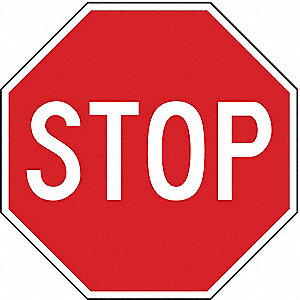
#> input picture matchingOcclusion/data/stopSignSample.jpg, 300 x 300 px
$ jupyter execute epi.ipynb   (Python 2 division)
#> lines starting #> are read from the running program, lines starting #| are printed output that depends on the picture; long printed decimals are rounded
[cell 1]
import numpy as np
import cv2 as cv
from matplotlib import pyplot as plt

MIN_MATCH_COUNT = 4

[cell 2]
img1 = cv.imread('data/stopSignSample.jpg',cv.IMREAD_GRAYSCALE)          # queryImage
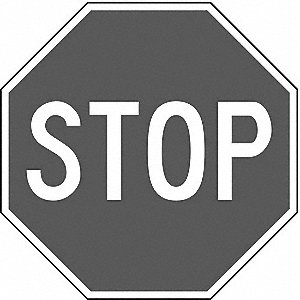
#> img1: shape (300, 300); min 0, max 255, mean 146.5
img2 = cv.imread('data/stopSignSample2.jpg',cv.IMREAD_GRAYSCALE) # trainImage
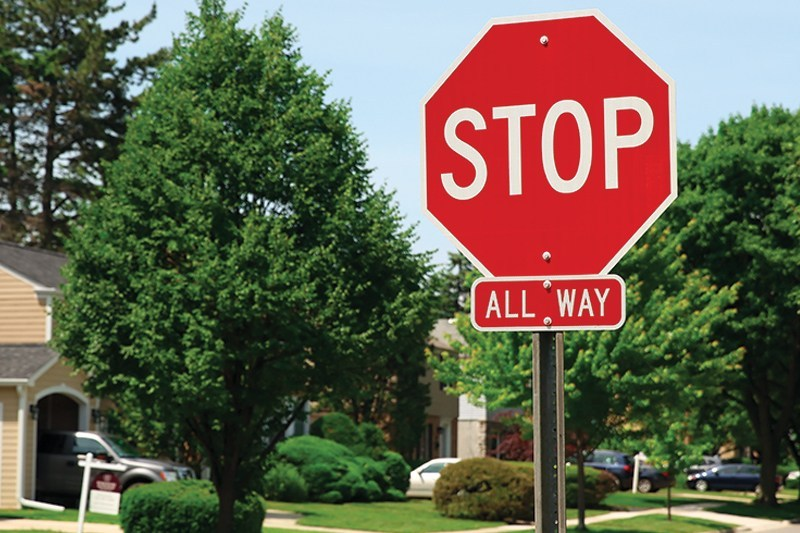
#> input picture matchingOcclusion/data/stopSignSample2.jpg, 800 x 533 px
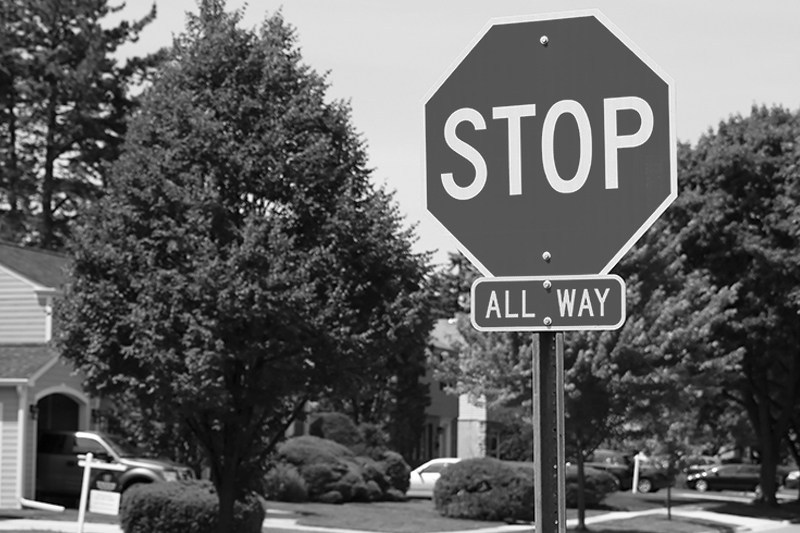
#> img2: shape (533, 800); min 0, max 255, mean 96.1
sift = cv.xfeatures2d.SIFT_create()
kp1, des1 = sift.detectAndCompute(img1,None)
#> kp1 = 63 keypoints; strongest (x, y, size): (244, 129, 15.8), (225, 191, 10.9), (114, 191, 11), (34, 178, 10.5)
kp2, des2 = sift.detectAndCompute(img2,None)
#> kp2 = 7509 keypoints; strongest (x, y, size): (241, 211, 3), (250, 197, 4.2), (258, 202, 2.8), (697, 476, 2.9)

FLANN_INDEX_KDTREE = 0
index_params = dict(algorithm = FLANN_INDEX_KDTREE, trees = 5)
search_params = dict(checks = 50)

flann = cv.FlannBasedMatcher(index_params, search_params)

matches = flann.knnMatch(des1,des2,k=2)
#> matches = 63 matches

# store all the good matches as per Lowe's ratio test.
good = []
for m,n in matches:
    if m.distance < 0.7*n.distance:
        good.append(m)
#> this loop made 63 passes
#> after the loop, good = 22 matches

[cell 3]
if len(good)>MIN_MATCH_COUNT:
    src_pts = np.float32([ kp1[m.queryIdx].pt for m in good ]).reshape(-1,1,2)
#> src_pts = 22 rows, first 8: [34.01, 177.6], [54.09, 172.3], [54.72, 124.9], [71.95, 118.3], [82.27, 110.9], [87.6, 139], [87.6, 139], [96.03, 108.1]
    dst_pts = np.float32([ kp2[m.trainIdx].pt for m in good ]).reshape(-1,1,2)
#> dst_pts = 22 rows, first 8: [447.1, 179.8], [464.7, 130.6], [464.7, 130.6], [479.3, 123.4], [487, 115.2], [491.3, 141.5], [491.3, 141.5], [498.3, 112.4]

    M, mask = cv.findHomography(src_pts, dst_pts, cv.RANSAC,5.0)
#> M = [[0.721, 0.00665, 418.1], [-0.0895, 0.9, 21.1], [-0.000208, -9.95e-06, 1]]; mask = 22 values, max 1 at index 0, min 0 at index 1, mean 0.955
    matchesMask = mask.ravel().tolist()
#> matchesMask = [1, 0, 1, 1, 1, 1, 1, 1, 1, 1, 1, 1, 1, 1, 1, 1, 1, 1, 1, 1, 1, 1]

    print(M)
#| [[ 7.20723393e-01  6.65187298e-03  4.18107858e+02]
#|  [-8.94527525e-02  9.00057958e-01  2.10951949e+01]
#|  [-2.08378158e-04 -9.94771149e-06  1.00000000e+00]]

    h,w = img1.shape
#> h = 300; w = 300
    pts = np.float32([ [0,0],[0,h-1],[w-1,h-1],[w-1,0] ]).reshape(-1,1,2)
#> pts = [[0, 0], [0, 299], [299, 299], [299, 0]]
    dst = cv.perspectiveTransform(pts,M)
#> dst = [[418.1, 21.1], [421.4, 291.1], [680, 281.9], [675.7, -6.03]]

#     img2 = cv.polylines(img2,[np.int32(dst)],True,255,3, cv.LINE_AA)

else:
    print "Not enough matches are found - %d/%d" % (len(good),MIN_MATCH_COUNT)
    matchesMask = None

[cell 4]
draw_params = dict(matchColor = (0,255,0), # draw matches in green color
                   singlePointColor = None,
                   matchesMask = matchesMask, # draw only inliers
                   flags = 2)
#> draw_params = 4 items

img3 = cv.drawMatches(img1,kp1,img2,kp2,good,None,**draw_params)
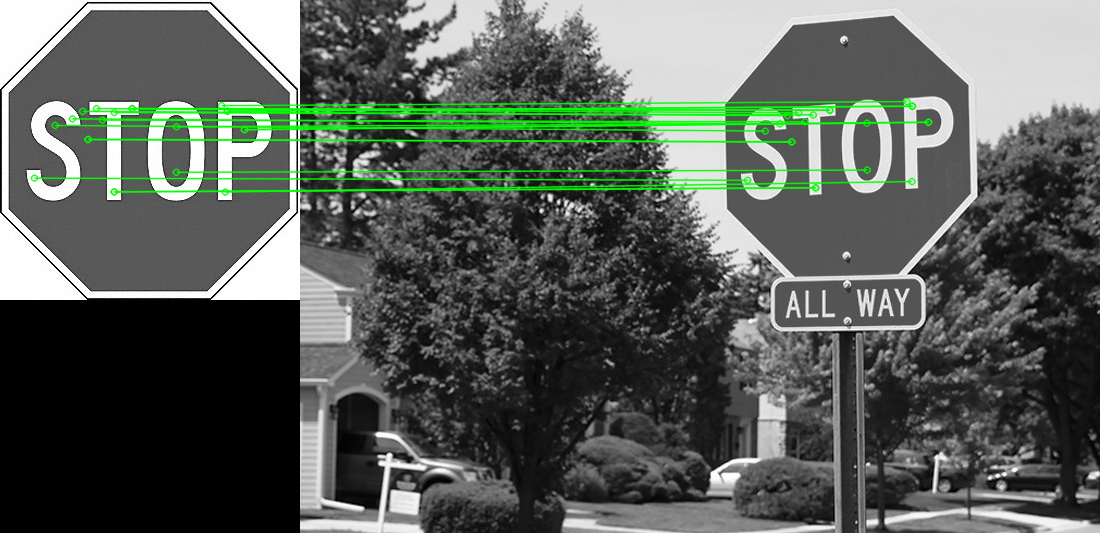
#> img3: shape (533, 1100, 3); mean of channels 0, 1, 2 89.3, 95.8, 89.3; drawn as B, G, R

plt.imshow(img3, 'gray'),plt.show()

[cell 5]
points = []
points.append(np.asarray([150,250,1]))
points.append(np.asarray([200,250,1]))
points.append(np.asarray([200,200,1]))
points.append(np.asarray([150,200,1]))
plt.figure(0)
plt.imshow(img1)
for point in points:
    print(point)
    plt.plot(point[0],point[1], 'o', color="white");
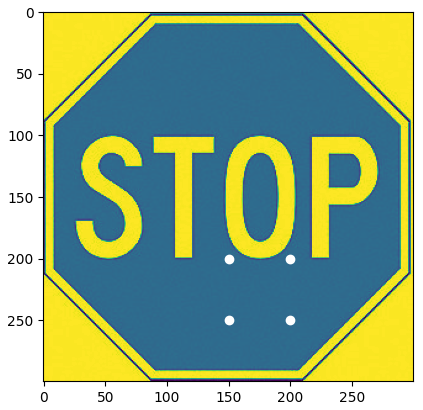
#> figure drawn by matplotlib, 1 panel

[cell 6]
transposedPoints = []

for point in points:
    transposedPoints.append(np.dot(M,point.transpose()))
#> after the loop, transposedPoints = [[527.9, 232.7, 0.966], [563.9, 228.2, 0.956], [563.6, 183.2, 0.956], [527.5, 187.7, 0.967]]

print(transposedPoints)
#| [array([527.879, 232.692 ,   0.9663]), array([563.916, 228.219,   0.9558]), array([563.583, 183.216  ,   0.9563]), array([527.547 , 187.689,   0.9668])]

[cell 7]
plt.figure(1)
plt.imshow(img2)
for point in transposedPoints:
    print(point)
    plt.plot(point[0],point[1], 'o', color="white");
#> this loop made 4 passes
#| [527.879 232.692    0.9663]
#| [563.916 228.219   0.9558]
#| [563.583 183.216     0.9563]
#| [527.547  187.689   0.9668]
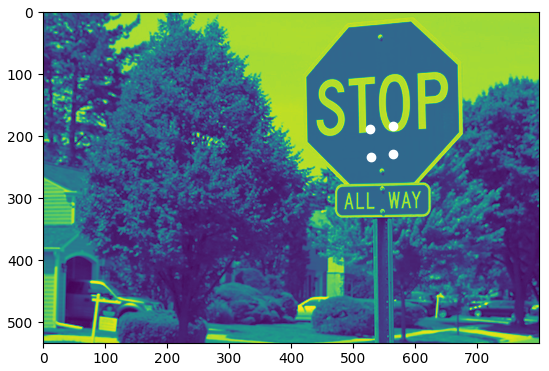
#> figure drawn by matplotlib, 1 panel
